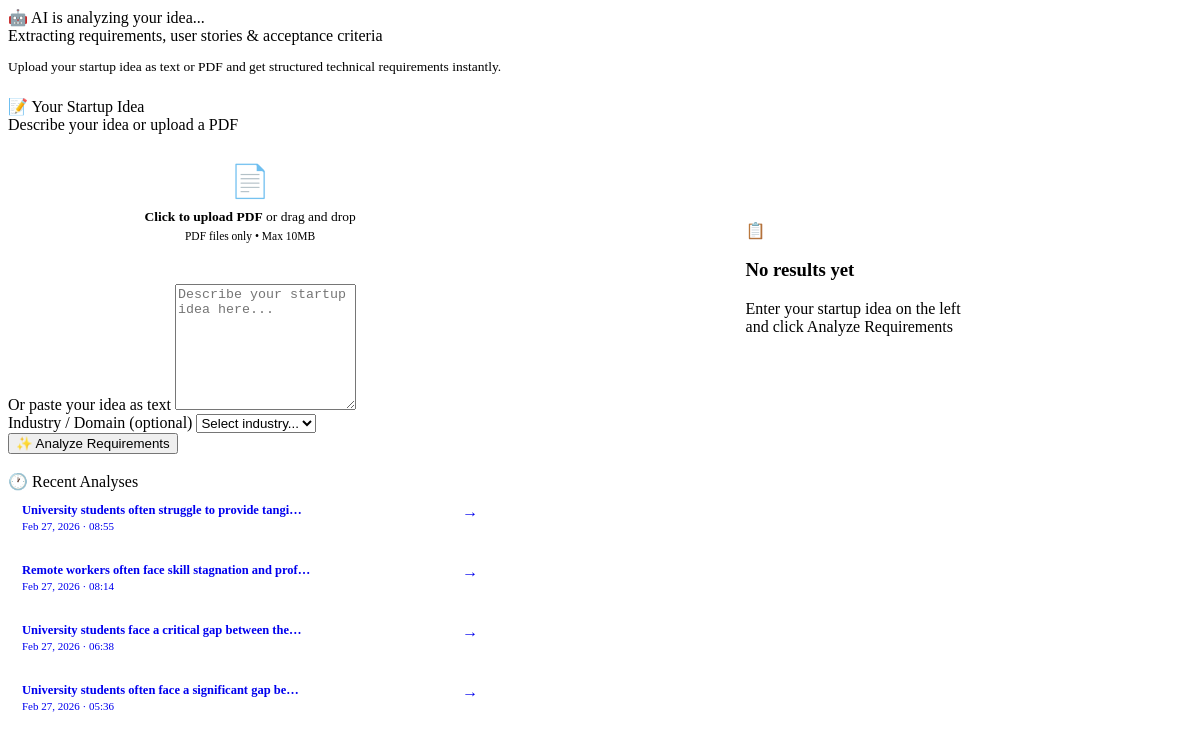
The app's page /analyze/ (signed in) with its own data.
### app/models.py (models this page shows, shortened)
class RequirementAnalysis(models.Model):
    user = models.ForeignKey(User, on_delete=models.CASCADE)
    startup_idea = models.TextField()
    risk_analysis = models.TextField(blank=True, null=True)
    created_at = models.DateTimeField(auto_now_add=True)
    problem_statement = models.TextField()
    features = models.TextField()
    user_stories = models.TextField()
    tech_stack = models.TextField()
    risks = models.TextField()
    mvp_scope = models.TextField()
    future_scope = models.TextField()
    created_at = models.DateTimeField(auto_now_add=True)

### app/views.py (the view, shortened to what this page needs)
# urls.py: path("analyze/",                    views.risk_analysis, name="risk_analysis"),
@login_required(login_url="login")
def risk_analysis(request):
    past = RequirementAnalysis.objects.filter(user=request.user).order_by("-created_at")[:8]
    return render(request, "risk_analysis.html", {"past_analyses": past})

### templates/risk_analysis.html (shortened to what this page needs)
{% load markdownify %}
{% block content %}
<div class="loading-overlay" id="lo">
    <div class="loading-text">🤖 AI is analyzing your idea...</div>
    <div class="loading-sub">Extracting requirements, user stories &amp; acceptance criteria</div>
</div>
<p style="color:var(--text2);font-size:13.5px;margin-bottom:22px;">Upload your startup idea as text or PDF and get structured technical requirements instantly.</p>
<div class="analyzer-grid">
    <div>
        <div class="card fade-up d1">
            <div class="card-header"><div><div class="card-title">📝 Your Startup Idea</div><div class="card-subtitle">Describe your idea or upload a PDF</div></div></div>
            <div class="upload-zone" id="uploadZone" onclick="document.getElementById('pdfInput').click()">
                <div class="upload-icon">📄</div>
                <div class="upload-text"><strong>Click to upload PDF</strong> or drag and drop</div>
                <div class="upload-hint">PDF files only • Max 10MB</div>
            </div>
            <form method="POST" enctype="multipart/form-data" onsubmit="document.getElementById('lo').classList.add('show')">
                <div class="form-group">
                    <label class="form-label">Or paste your idea as text</label>
                    <textarea name="startup_idea" class="form-control" rows="8" placeholder="Describe your startup idea here...">{{ startup_idea|default:'' }}</textarea>
                </div>
                <div class="form-group">
                    <label class="form-label">Industry / Domain (optional)</label>
                    <select name="industry" class="form-control">
                        <option value="">Select industry...</option>
                    </select>
                </div>
                <button type="submit" class="btn btn-primary btn-full btn-lg">✨ Analyze Requirements</button>
            </form>
        </div>
        {% if past_analyses %}
        <div class="card" style="margin-top:18px;">
            <div class="card-header"><div class="card-title">🕐 Recent Analyses</div></div>
            {% for a in past_analyses %}
            <a href="{% url 'risk_detail' a.id %}" style="text-decoration:none;">
                <div class="hist-item">
                    <div><div class="hist-title">{{ a.problem_statement|truncatechars:52 }}</div><div class="hist-date">{{ a.created_at|date:"M d, Y · H:i" }}</div></div>
                    <span style="color:var(--text3);">→</span>
                </div>
            </a>
            {% endfor %}
        </div>
        {% endif %}
    </div>
    <div>
        {% if result %}
        <div class="card fade-up">
            <div class="card-header"><div><div class="card-title">✅ Analysis Results</div><div class="card-subtitle">AI-generated requirements</div></div><a href="{% url 'risk_detail' result.id %}" class="btn btn-secondary btn-sm">Full View</a></div>
            <div class="res-section"><div class="res-section-hdr"><div class="res-section-icon" style="background:#EEF1FF;">🎯</div><span class="res-section-title">Problem Statement</span></div><div class="res-box">
    {{ result.problem_statement }}
            </div></div>
            <div class="res-section"><div class="res-section-hdr"><div class="res-section-icon" style="background:#e8faf5;">⚙️</div><span class="res-section-title">Functional Requirements</span></div><div class="res-box markdown-content">
    {{ result.features|markdownify }}
</div></div>
            <div class="res-section"><div class="res-section-hdr"><div class="res-section-icon" style="background:#fff4e3;">👤</div><span class="res-section-title">User Stories</span></div><div class="res-box markdown-content"><div class="res-box">
    <div class="markdown-content">
        {{ result.user_stories|markdownify }}
    </div>
</div>
</div></div>
            <div class="res-section"><div class="res-section-hdr"><div class="res-section-icon" style="background:#fff0f2;">🚀</div><span class="res-section-title">MVP Scope</span></div><div class="res-box">{{ result.mvp_scope }}</div></div>
            <div class="res-section"><div class="res-section-hdr"><div class="res-section-icon" style="background:#e3f8f5;">🛠️</div><span class="res-section-title">Tech Stack</span></div><div class="res-box">{{ result.tech_stack }}</div></div>
        </div>
        {% else %}
        <div class="card fade-up" style="min-height:380px;display:flex;align-items:center;justify-content:center;">
            <div class="empty-state"><div class="empty-state-icon">📋</div><h3>No results yet</h3><p>Enter your startup idea on the left<br>and click Analyze Requirements</p></div>
        </div>
        {% endif %}
    </div>
</div>
{% endblock %}

### templates/risk_analysis.html (style rules this page uses)
.analyzer-grid { display:grid;grid-template-columns:1fr 1.4fr;gap:22px; }
.upload-zone { border:2px dashed var(--border);border-radius:var(--radius);padding:28px;text-align:center;cursor:pointer;transition:all .18s;background:var(--bg);margin-bottom:14px; }
.upload-icon { font-size:32px;margin-bottom:9px; }
.upload-text { font-size:13.5px;color:var(--text2); }
.upload-text strong { color:var(--primary); }
.upload-hint { font-size:11.5px;color:var(--text3);margin-top:5px; }
.hist-item { padding:12px 14px;border-radius:var(--radius-sm);border:1px solid var(--border);margin-bottom:7px;cursor:pointer;transition:all .18s;display:flex;justify-content:space-between;align-items:flex-start; }
.hist-title { font-size:12.5px;font-weight:600;color:var(--text); }
.hist-date { font-size:11px;color:var(--text3);margin-top:2px; }

### records on screen
RequirementAnalysis: problem_statement "University students often struggle to provide tangi…", created_at "Feb 27, 2026 · 08:55"
RequirementAnalysis: problem_statement "Remote workers often face skill stagnation and prof…", created_at "Feb 27, 2026 · 08:14"
RequirementAnalysis: problem_statement "University students face a critical gap between the…", created_at "Feb 27, 2026 · 06:38"
RequirementAnalysis: problem_statement "University students often face a significant gap be…", created_at "Feb 27, 2026 · 05:36"
